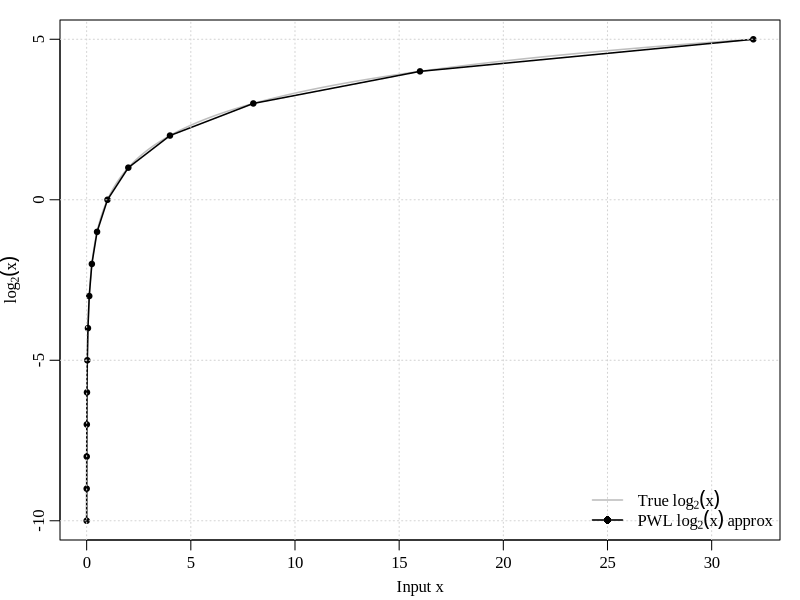

Write the R code that produced this figure.
# 데이터 정의
x_log_data <- c(
  0.000977, 0.001953, 0.003906, 0.007812,
  0.015625, 0.031250, 0.062500, 0.125000,
  0.250000, 0.500000, 1.000000, 2.000000,
  4.000000, 8.000000, 16.000000, 31.999023
)

y_log_approx <- c(
  -10, -9, -8, -7,
  -6, -5, -4, -3,
  -2, -1, 0, 1,
  2, 3, 4, 4.999023
)

# 참값 생성
x_log_true <- seq(0.000977, 32, length.out = 1000)  # 0은 log 불가 → 작은 값 사용
y_log_true <- log2(x_log_true)

# PDF 장치 열기 (IEEE 단일 컬럼: 3.46 inch 폭, 높이 적당히 2.5 inch)
cairo_pdf("log2_approx_comparison.pdf", family = "Times New Roman", width = 6, height = 3.5)


# 여백 조정 (위, 오른쪽 최소화)
par(mar = c(3, 3, 1, 1), mgp = c(1.8, 0.6, 0), family = "Times New Roman")

# 그래프 그리기
plot(
    x_log_true, y_log_true, type = "l", col = "gray", lwd = 1.5,
    xlab = "Input x", ylab = expression(log[2](x)), main = "", family = "Times New Roman"
)
lines(x_log_data, y_log_approx, type = "o", col = "black", lwd = 1.5, pch = 20)
grid()

# 범례 추가 (작게)
legend("bottomright",
       legend = c(
         expression("True " * log[2](x)),
         expression("PWL " * log[2](x) * " approx")
       ),
       col = c("gray", "black"),
       lty = c(1, 1),
       pch = c(NA, 16),
       lwd = 1.5,
       cex = 1,
       bty = "n"
)
dev.off()
cat("PDF 파일 저장 완료: log2_approx_comparison.pdf\n")
